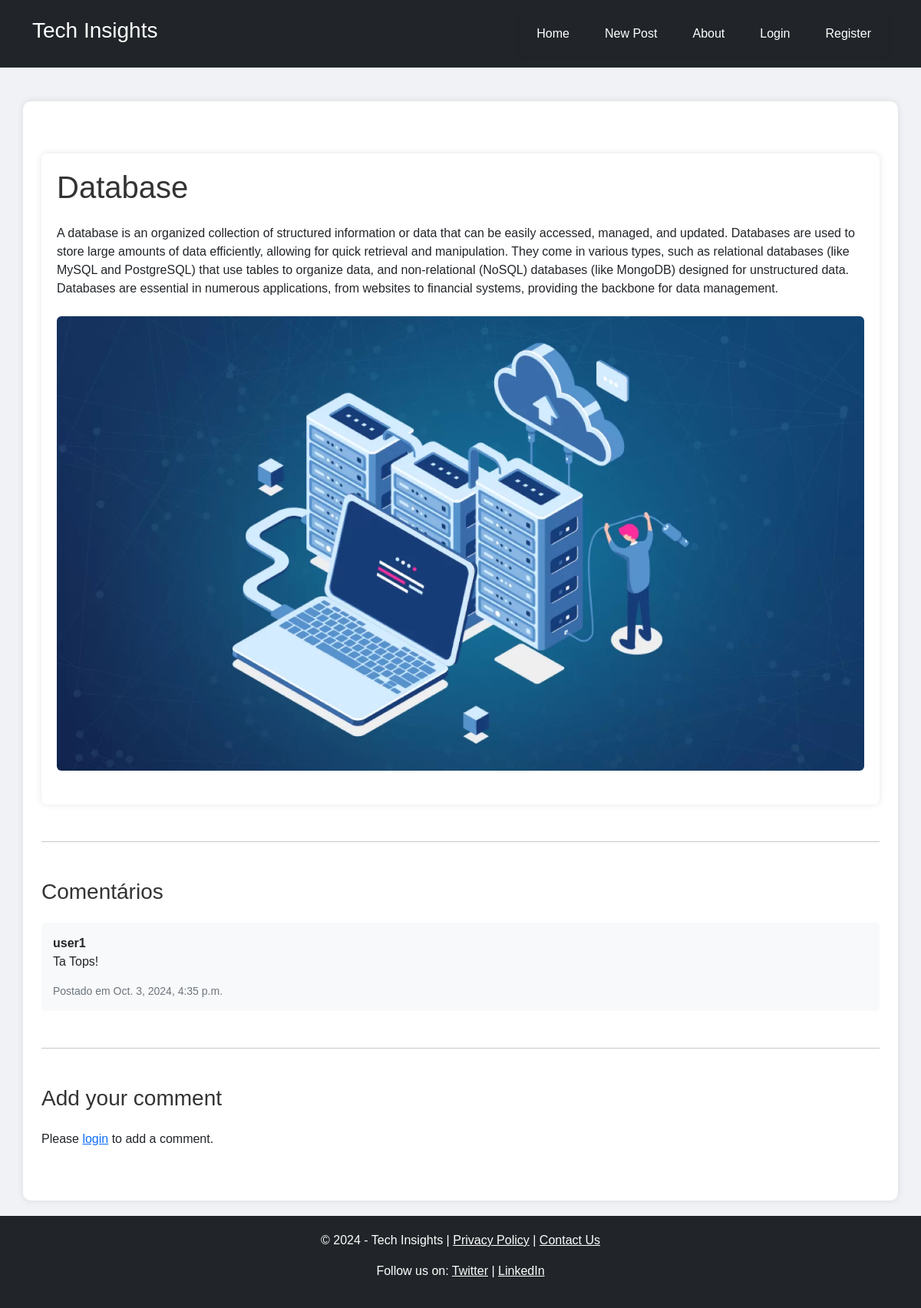
/post/21/, run on the app's committed database.
### blog/models.py (models this page shows, shortened)
class Post(models.Model):
    title = models.CharField(max_length=100)
    content = models.TextField()
    created_at = models.DateTimeField(auto_now_add=True)
    updated_at = models.DateTimeField(auto_now=True)
    published = models.BooleanField(default=False)
    image = models.ImageField(upload_to='post_images/', blank=True, null=True)
    author = models.ForeignKey(User, on_delete=models.CASCADE)  # Relacionar o post com o utilizador que o criou

class Comment(models.Model):
    post = models.ForeignKey(Post, related_name='comments', on_delete=models.CASCADE)
    user = models.ForeignKey(User, on_delete=models.CASCADE)
    content = models.TextField()
    created_at = models.DateTimeField(default=timezone.now)

### blog/views.py (the view)
# urls.py: path('post/<int:pk>/', post_detail, name='post_detail'),
def post_detail(request, pk):
    post = get_object_or_404(Post, pk=pk)
    comments = post.comments.all()
    editing_comment_id = request.GET.get('edit_comment')
    if request.method == 'POST':
        comment_form = CommentForm(request.POST)
        if comment_form.is_valid():
            comment = comment_form.save(commit=False)
            comment.post = post
            comment.user = request.user
            comment.save()
            return redirect('post_detail', pk=post.pk)
    else:
        comment_form = CommentForm()
    return render(request, 'blog/post_detail.html', {
        'post': post,
        'comments': comments,
        'comment_form': comment_form,
        'editing_comment_id': int(editing_comment_id) if editing_comment_id
        else None
    })

### blog/templates/blog/post_detail.html (shortened to what this page needs)
{% extends 'blog/base.html' %}
{% block content %}
<div class="container my-5">
    <div class="post-content">
        <h1 class="mb-4">{{ post.title }}</h1>
        <p class="long-text">{{ post.content }}</p>
        {% if post.image %}
            <div class="text-center my-4">
                <img src="{{ post.image.url }}" alt="{{ post.title }}" class="img-fluid rounded">
            </div>
        {% endif %}
    </div>
    <hr class="my-5">
<h3 class="mb-4">Comentários</h3>
<ul class="list-unstyled">
    {% for comment in comments %}
        <li class="comment-box" id="comment-{{ comment.id }}">
            <strong>{{ comment.user.username }}</strong>
            <div id="comment-text-{{ comment.id }}">
                <p>{{ comment.content }}</p>
                <small>Postado em {{ comment.created_at }}</small>
            </div>
        </li>
    {% empty %}
        <li>Nenhum comentário ainda.</li>
    {% endfor %}
</ul>
    <hr class="my-5">
    <h3 class="mb-4">Add your comment</h3>
    {% if user.is_authenticated %}
        <form method="post" class="mb-4">
            {% csrf_token %}
            <div class="mb-3">
                {{ comment_form.as_p }}
            </div>
            <button type="submit" class="btn btn-primary">Submit Comment</button>
        </form>
    {% else %}
        <p>Please <a href="{% url 'login' %}">login</a> to add a comment.</p>
    {% endif %}
</div>
{% endblock %}

### blog/static/blog/styles.css (style rules this page uses)
* { margin: 0; padding: 0; box-sizing: border-box; }
body { font-family: 'Arial', sans-serif; background-color: #f0f2f5; }
h1, h2, h3 { color: #333; margin-bottom: 15px; }
ul li { margin-bottom: 10px; }
img { max-width: 100%; height: auto; border-radius: 5px; }

### blog/templates/blog/base.html (style rules this page uses)
body { display: flex; flex-direction: column; min-height: 100vh; }

### blog/templates/blog/post_detail.html (style rules this page uses)
.long-text { word-wrap: break-word; word-break: break-word; }
.comment-box { background-color: #f8f9fa; padding: 15px; border-radius: 5px; margin-bottom: 20px; }
.comment-box small { display: block; color: #6c757d; }
.post-content { background-color: #ffffff; padding: 20px; border-radius: 8px; box-shadow: 0 0 10px rgba(0, 0, 0, 0.1); }

### data on the page
Post: title "Database", content "A database is an organized collection of structured information or data that can be easily accessed, managed, and updated. Databases are used to store large amounts of data efficiently, allowing for quick retrieval and manipulation. They come in various types, such as relational databases (like MySQL and PostgreSQL) that use tables to organize data, and non-relational (NoSQL) databases (like MongoDB) designed for unstructured data. Databases are essential in numerous applications, from websites to financial systems, providing the backbone for data management.", image (picture)
Comment: user.username "user1", content "Ta Tops!", created_at "Oct. 3, 2024, 4:35 p.m."
